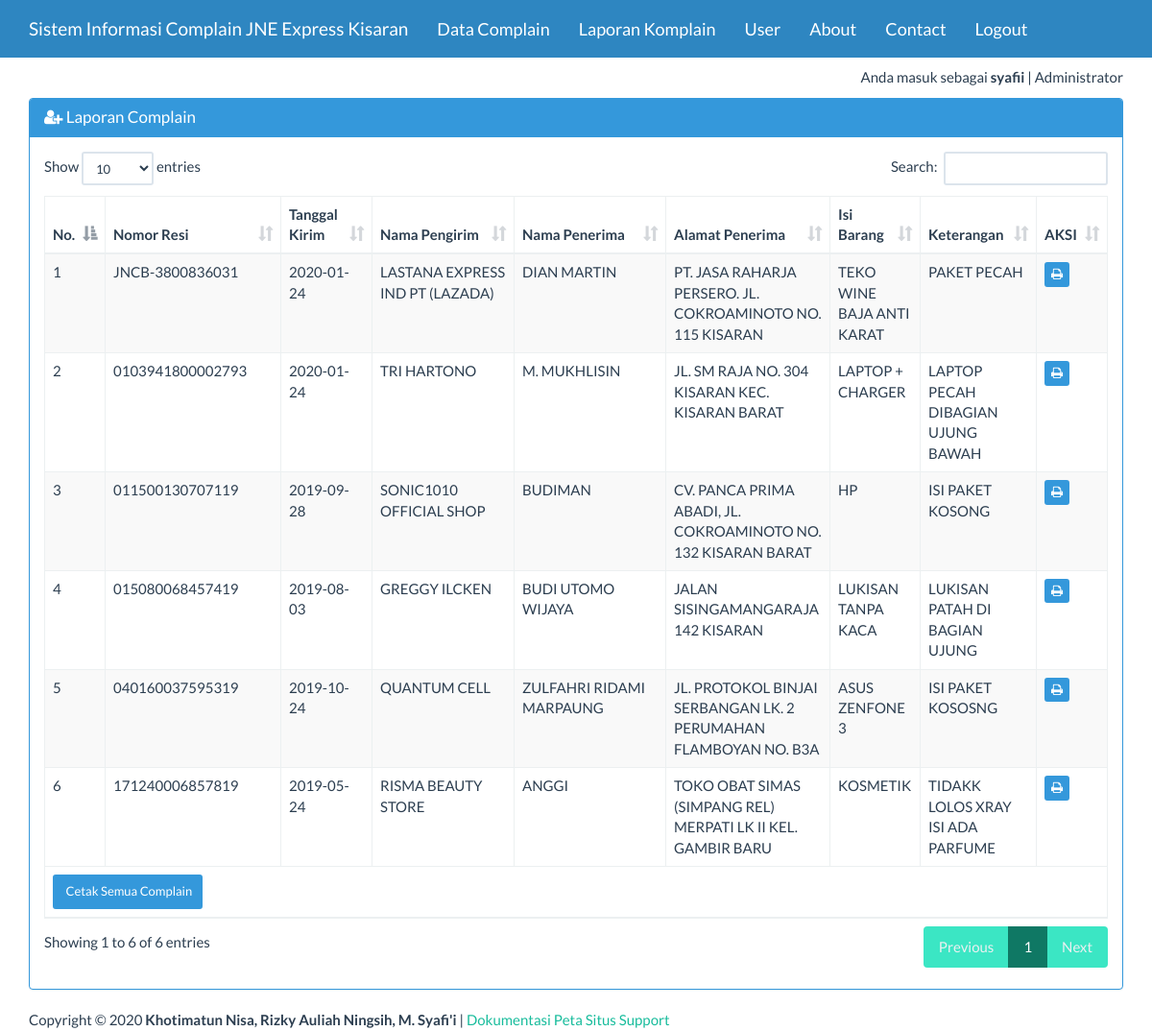
/index_admin.php?page=complain&actions=report (signed in), run on the app's committed database.
### tables this page shows
CREATE TABLE `arsip_complain` (
  `no` int(10) NOT NULL,
  `no_resi` varchar(50) NOT NULL,
  `tgl_masuk` date NOT NULL,
  `nama_pengirim` varchar(50) NOT NULL,
  `nama_penerima` varchar(100) NOT NULL,
  `alamat_penerima` varchar(200) NOT NULL,
  `isi_barang` varchar(100) NOT NULL,
  `keterangan` varchar(200) NOT NULL
);

### views/complain_report.php (the view)
<div class="container">
    <div class="row">
        <div class="col-xs-12">
            <div class="panel panel-info">
                <div class="panel-heading">
                    <h3 class="panel-title"><span class="fa fa-user-plus"></span> Laporan Complain</h3>
                </div>
                <div class="panel-body">
                    <table id="dtskripsi" class="table table-bordered table-striped table-hover">
                        <thead>
                            <tr>
                                <th>No.</th><th width="17%">Nomor Resi</th><th>Tanggal Kirim</th><th width="14%">Nama Pengirim</th><th width="15%">Nama Penerima</th><th width="10%">Alamat Penerima</th><th>Isi Barang</th><th>Keterangan</th><th>AKSI</th>
                            </tr>
                        </thead>
                        <tbody>
                            <?php
                            $sql = "SELECT * FROM arsip_complain";
                            $query = mysqli_query($koneksi, $sql) or die("SQL Anda Salah");
                            $nomor = 0;
                            while ($data = mysqli_fetch_array($query)) {
                                $nomor++;
                                ?>
                                <tr>
                                    <td><?= $nomor ?></td>
									<td><?= $data['no_resi'] ?></td>
                                    <td><?= $data['tgl_masuk'] ?></td>
                                    <td><?= $data['nama_pengirim'] ?></td>
                                    <td><?= $data['nama_penerima'] ?></td>
									<td><?= $data['alamat_penerima'] ?></td>
									<td><?= $data['isi_barang'] ?></td>
									<td><?= $data['keterangan'] ?></td>
                                    <td>
                                        <a href="report/complain_satu.php?id=<?= $data['no'] ?>" target="_blank" class="btn btn-info btn-xs">
                                            <span class="fa fa-print"></span>
                                        </a>
                                    </td>
                                </tr>
                            <?php } ?>
                        </tbody>
                        <tfoot>
                            <tr>
                                <td colspan="9">
                                    <a href="report/complain_semua.php" target="_blank" class="btn btn-info btn-sm">
                                        <span class="fa fa_print"></span> Cetak Semua Complain
                                </td>
                            </tr>
                        </tfoot>
                    </table>
                </div>
            </div>
        </div>
    </div>
</div>

### index_admin.php (style rules this page uses)
body { margin-top:70px; }

### data on the page
arsip_complain: no_resi "JNCB-3800836031", tgl_masuk "2020-01-24", nama_pengirim "LASTANA EXPRESS IND PT (LAZADA)", nama_penerima "DIAN MARTIN", alamat_penerima "PT. JASA RAHARJA PERSERO. JL. COKROAMINOTO NO. 115 KISARAN", isi_barang "TEKO WINE BAJA ANTI KARAT", keterangan "PAKET PECAH"
arsip_complain: no_resi "0103941800002793", tgl_masuk "2020-01-24", nama_pengirim "TRI HARTONO", nama_penerima "M. MUKHLISIN", alamat_penerima "JL. SM RAJA NO. 304 KISARAN KEC. KISARAN BARAT", isi_barang "LAPTOP + CHARGER", keterangan "LAPTOP PECAH DIBAGIAN UJUNG BAWAH"
arsip_complain: no_resi "011500130707119", tgl_masuk "2019-09-28", nama_pengirim "SONIC1010 OFFICIAL SHOP", nama_penerima "BUDIMAN", alamat_penerima "CV. PANCA PRIMA ABADI, JL. COKROAMINOTO NO. 132 KISARAN BARAT", isi_barang "HP", keterangan "ISI PAKET KOSONG"
arsip_complain: no_resi "015080068457419", tgl_masuk "2019-08-03", nama_pengirim "GREGGY ILCKEN", nama_penerima "BUDI UTOMO WIJAYA", alamat_penerima "JALAN SISINGAMANGARAJA 142 KISARAN", isi_barang "LUKISAN TANPA KACA", keterangan "LUKISAN PATAH DI BAGIAN UJUNG"
arsip_complain: no_resi "040160037595319", tgl_masuk "2019-10-24", nama_pengirim "QUANTUM CELL", nama_penerima "ZULFAHRI RIDAMI MARPAUNG", alamat_penerima "JL. PROTOKOL BINJAI SERBANGAN LK. 2 PERUMAHAN FLAMBOYAN NO. B3A", isi_barang "ASUS ZENFONE 3", keterangan "ISI PAKET KOSOSNG"
arsip_complain: no_resi "171240006857819", tgl_masuk "2019-05-24", nama_pengirim "RISMA BEAUTY STORE", nama_penerima "ANGGI", alamat_penerima "TOKO OBAT SIMAS (SIMPANG REL) MERPATI LK II KEL. GAMBIR BARU", isi_barang "KOSMETIK", keterangan "TIDAKK LOLOS XRAY ISI ADA PARFUME"

### other printed values
$_SESSION['username'] "syafii"
$_SESSION['ket'] "Administrator"
